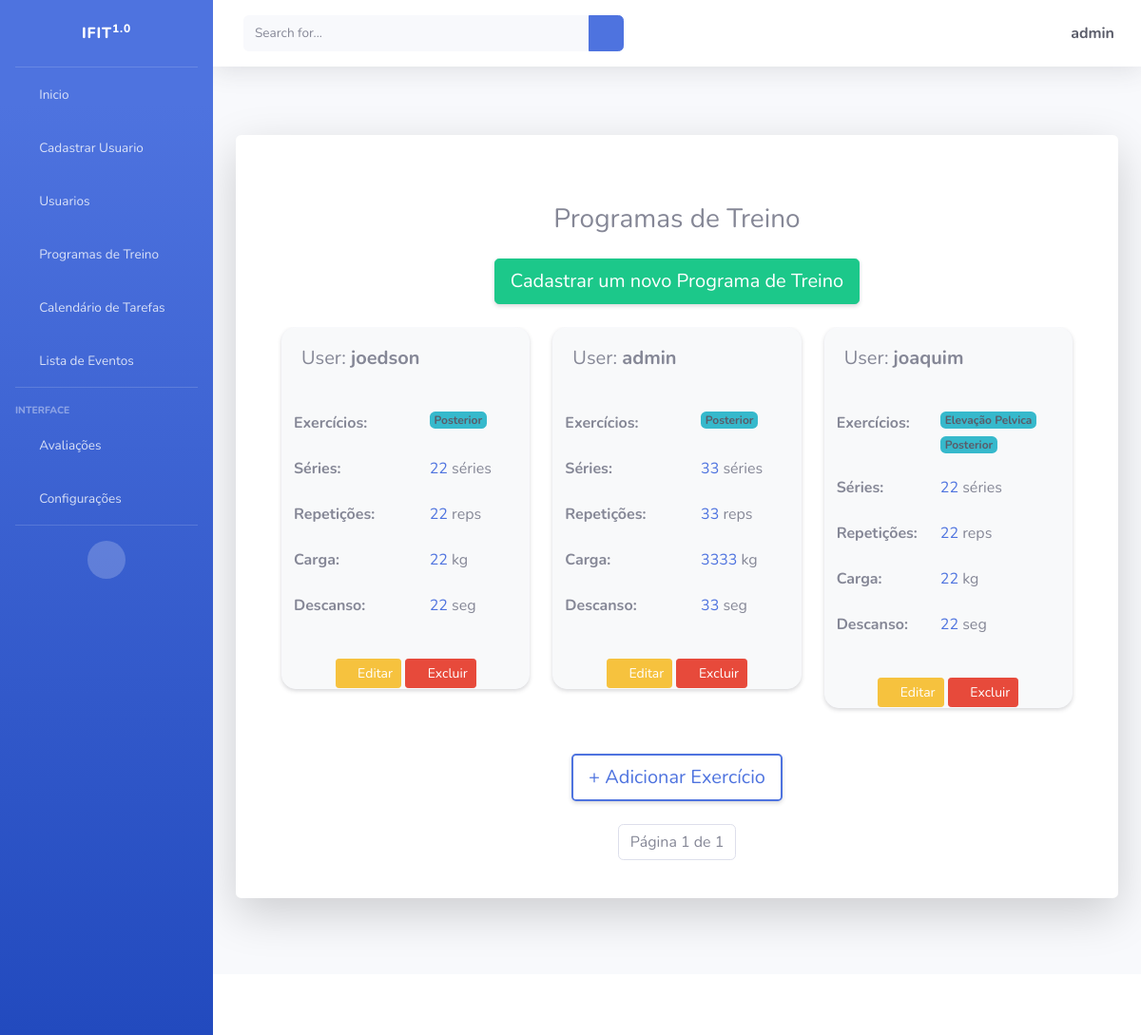
Screenshot of /listar/training-exercicios/ (signed in) with the database file from the repository.
### cadastros/models.py (models this page shows, shortened)
class TrainingExercicio(models.Model):
    exercises = models.ManyToManyField(Exercicio)
    series = models.IntegerField()
    repeticoes = models.IntegerField()
    carga = models.CharField(max_length=50, blank=True, null=True)
    descanso = models.IntegerField()  # em segundos
    descricao = models.CharField(max_length=100, default='Descrição padrão')
    usuario = models.ForeignKey(User, on_delete=models.CASCADE)

class Exercicio(models.Model):
    exercicio = models.CharField(max_length=50)
    tipo = models.CharField(max_length=10)
    grupo = models.CharField(max_length=20)
    descricao = models.CharField(max_length=100)

### cadastros/views.py (the view)
# urls.py: path('listar/training-exercicios/', TrainingExercicioList.as_view(), name='listar-training-exercicios'),
class TrainingExercicioList(LoginRequiredMixin, ListView):
    login_url = reverse_lazy('login')
    model = TrainingExercicio
    template_name = 'cadastros/listas/training_exercicio.html'
    paginate_by = 3
    def get_queryset(self):
        if self.request.user.is_staff:
            return TrainingExercicio.objects.all()
        else:
            return TrainingExercicio.objects.filter(usuario=self.request.user)

### cadastros/templates/cadastros/listas/training_exercicio.html (shortened to what this page needs)
{% extends 'paginas/index.html' %}
{% load static %}
{% block conteudo %}
<div class="container mt-5">
    <h3 class="text-center mb-4">Programas de Treino</h3>
    <div class="text-center mb-4">
        {% if user.is_staff %}
            <a href="{% url 'cadastrar-training-exercicio' %}" class="btn btn-success btn-lg shadow-sm">Cadastrar um novo Programa de Treino</a>
        {% endif %}
    </div>
    <div class="row flex-nowrap overflow-auto">
        {% for training_exercicio in object_list %}
        <div class="col-md-4 mb-4">
            <div class="card border-light shadow-sm" style="border-radius: 15px; background-color: #f8f9fa;">
                <div class="card-body">
                    <h5 class="card-title text-secondary">User: <strong>{{ training_exercicio.usuario }}</strong></h5>
                </div>
                <div class="table-responsive">
                    <table class="table table-borderless">
                        <tbody>
                            <tr>
                                <td><strong>Exercícios:</strong></td>
                                <td>
                                    <div class="d-flex flex-wrap" style="gap: 0.5rem;">
                                        {% for exercicio in training_exercicio.exercises.all %}
                                            <span class="badge bg-info text-dark">{{ exercicio.exercicio }}</span>
                                        {% endfor %}
                                    </div>
                                </td>
                            </tr>
                            <tr>
                                <td><strong>Séries:</strong></td>
                                <td><span class="text-primary">{{ training_exercicio.series }}</span> séries</td>
                            </tr>
                            <tr>
                                <td><strong>Repetições:</strong></td>
                                <td><span class="text-primary">{{ training_exercicio.repeticoes }}</span> reps</td>
                            </tr>
                            <tr>
                                <td><strong>Carga:</strong></td>
                                <td><span class="text-primary">{{ training_exercicio.carga }}</span> kg</td>
                            </tr>
                            <tr>
                                <td><strong>Descanso:</strong></td>
                                <td><span class="text-primary">{{ training_exercicio.descanso }}</span> seg</td>
                            </tr>
                        </tbody>
                    </table>
                </div>
                <div class="text-center mt-3">
                    {% if user.is_staff %}
                        <a href="{% url 'editar-training-exercicio' training_exercicio.pk %}" class="btn btn-warning btn-sm" title="Editar">
                            <i class="fas fa-edit"></i> Editar
                        </a>
                        <a href="{% url 'excluir-training-exercicio' training_exercicio.pk %}" class="btn btn-danger btn-sm" title="Excluir">
                            <i class="fas fa-trash-alt"></i> Excluir
                        </a>
                    {% endif %}
                </div>
            </div>
        </div>
        {% empty %}
        <div class="col-12">
            <div class="alert alert-warning text-center">Nenhum programa de treino encontrado.</div>
        </div>
        {% endfor %}
    </div>
    <div class="text-center mt-4">
        {% if user.is_staff %}
            <a href="{% url 'cadastrar-exercicio' %}" class="btn btn-outline-primary btn-lg shadow-sm" style="border-width: 2px;">+ Adicionar Exercício</a>
        {% endif %}
    </div>
    <div class="d-flex justify-content-center mt-4">
        <nav aria-label="Paginação">
            <ul class="pagination">
                <li class="page-item disabled">
                    <span class="page-link">Página {{ page_obj.number }} de {{ page_obj.paginator.num_pages }}</span>
                </li>
            </ul>
        </nav>
    </div>
</div>
{% endblock %}

### paginas/templates/paginas/index.html (shortened to what this page needs)
{% load static %}
<!DOCTYPE html>
<html lang="pt-br">
<head>
    <link href={% static "fontawesome-free/css/all.min.css" %} rel="stylesheet" type="text/css">
    <link href={% static "css/sb-admin-2.min.css" %} rel="stylesheet" type="text/css">
    <link href={% static "css/sb-admin-2.min.css" %} rel="stylesheet">
</head>
<body id="page-top">
    <div id="wrapper">
        <ul class="navbar-nav bg-gradient-primary sidebar sidebar-dark accordion" id="accordionSidebar">
            <a class="sidebar-brand d-flex align-items-center justify-content-center" href="index.html">
                <div class="sidebar-brand-text mx-3">IFIT<sup>1.0</sup></div>
            </a>
            <hr class="sidebar-divider my-0">
            <li class="nav-item {% if request.path == '/' or request.path == '/inicio/' %}active{% endif %}">
                <a class="nav-link" href="{% url 'inicio' %}">
                    <i class="fas fa-fw fa-home"></i>
                    <span>Inicio</span>
                </a>
            </li>
            <li class="nav-item {% if request.path == '/registrar/' %}active{% endif %}">
                {% if user.is_staff %}
                    <a class="nav-link" href="{% url 'registrar' %}">
                        <i class="fas fa-fw fa-plus"></i>
                        <span>Cadastrar Usuario</span>
                    </a>
                {% endif %}
            </li>
            <li class="nav-item {% if request.path == '/listar-usersauth/' %}active{% endif %}">
                {% if user.is_staff %}
                    <a class="nav-link" href="{% url 'listar-usersauth' %}">
                        <i class="fas fa-fw fa-user"></i>
                        <span>Usuarios</span>
                    </a>
                {% endif %}
            </li>
            <li class="nav-item {% if request.path == '/listar-training-exercicios/' %}active{% endif %}">
                <a class="nav-link" href="{% url 'listar-training-exercicios' %}">
                    <i class="fas fa-fw fa-dumbbell"></i>
                    <span>Programas de Treino</span>
                </a>
            </li>
            <li class="nav-item {% if request.path == '/calendar/' %}active{% endif %}">
                <a class="nav-link" href="{% url 'calendar' %}">
                    <i class="fas fa-fw fa-calendar"></i>
                    <span>Calendário de Tarefas</span>
                </a>
            </li>
            <li class="nav-item {% if request.path == '/task-list/' %}active{% endif %}">
                <a class="nav-link" href="{% url 'task-list' %}">
                    <i class="fas fa-fw fa-clipboard"></i>
                    <span>Lista de Eventos</span>
                </a>
            </li>
            <hr class="sidebar-divider">
            <div class="sidebar-heading">
                Interface
            </div>
            <li class="nav-item {% if request.path == '/avaliacoes/' or request.path == '/listar-avaliacoes/' %}active{% endif %}">
                <a class="nav-link collapsed" href="#" data-toggle="collapse" data-target="#collapseTwo"
                    aria-expanded="true" aria-controls="collapseTwo">
                    <i class="fas fa-fw fa-heartbeat"></i>
                    <span>Avaliações</span>
                </a>
            </li>
            <li class="nav-item {% if request.path == '/atualizar-dados/' %}active{% endif %}">
                <a class="nav-link collapsed" href="#" data-toggle="collapse" data-target="#collapseUtilities"
                    aria-expanded="true" aria-controls="collapseUtilities">
                    <i class="fas fa-fw fa-wrench"></i>
                    <span>Configurações</span>
                </a>
            </li>
            <hr class="sidebar-divider d-none d-md-block">
            <div class="text-center d-none d-md-inline">
                <button class="rounded-circle border-0" id="sidebarToggle"></button>
            </div>
        </ul>
        <div id="content-wrapper" class="d-flex flex-column">
            <div id="content">
                <nav class="navbar navbar-expand navbar-light bg-white topbar mb-4 static-top shadow">
                    <form
                        class="d-none d-sm-inline-block form-inline mr-auto ml-md-3 my-2 my-md-0 mw-100 navbar-search">
                        <div class="input-group">
                            <input type="text" class="form-control bg-light border-0 small" placeholder="Search for..."
                                aria-label="Search" aria-describedby="basic-addon2">
                            <div class="input-group-append">
                                <button class="btn btn-primary" type="button">
                                    <i class="fas fa-search fa-sm"></i>
                                </button>
                            </div>
                        </div>
                    </form>
                    <ul class="navbar-nav ml-auto">
                        <li class="nav-item dropdown no-arrow">
                            {% if request.user.is_authenticated %}
                            <a class="nav-link dropdown-toggle" href="#" id="userDropdown" role="button"
                                data-toggle="dropdown" aria-haspopup="true" aria-expanded="false">
                                <span class="fas fa-user-circle fa-lg fa-fw mr-2 text-dark"></span>
                                <span class="font-weight-bold text-dark">{{ request.user }}</span>
                            </a>
                            {% endif %}
                        </li>
                    </ul>
                </nav>
                <div class="container-fluid py-5">
                    <div class="jumbotron bg-white shadow-lg p-4 rounded">
                        {% block conteudo %}{% endblock %}
                    </div>
                </div>
            </div>
            <footer class="sticky-footer bg-white">
            </footer>
        </div>
    </div>
</body>
</html>

### cadastros/templates/cadastros/listas/training_exercicio.html (style rules this page uses)
.card { transition: transform 0.3s; }

### rows the page displays
TrainingExercicio: usuario "joedson", series "22", repeticoes "22", carga "22", descanso "22"
Exercicio: exercicio "Posterior"
TrainingExercicio: usuario "admin", series "33", repeticoes "33", carga "3333", descanso "33"
TrainingExercicio: usuario "joaquim", series "22", repeticoes "22", carga "22", descanso "22"
Exercicio: exercicio "Elevação Pelvica"

### other values shown
{{ request.user }} "admin"
{{ page_obj.number }} "1"
{{ page_obj.paginator.num_pages }} "1"
